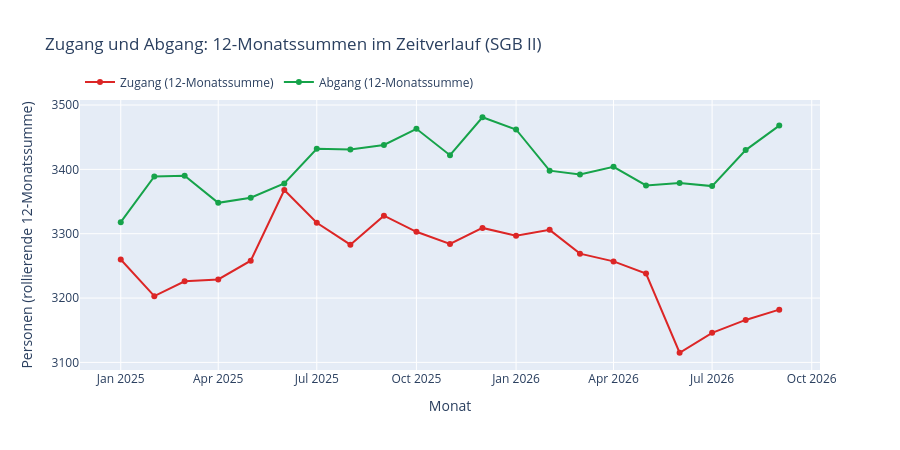

Here is the notebook cell this chart was saved with:
### Markdown cell above
## 3. 12-Monatssummen: der mittelfristige Trend

Die Monatswerte schwanken saisonal recht stark (z. B. Jahreswechsel, Ausbildungsbeginn). Die von der Bundesagentur mitgelieferte **12-Monatssumme** glättet diese Schwankungen und zeigt den mittelfristigen Trend von Zu- und Abgang.

### Code cell
fig = go.Figure()
fig.add_trace(go.Scatter(
    x=fluktuation.index, y=fluktuation["Zugang (12-Monatssumme)"], name="Zugang (12-Monatssumme)",
    mode="lines+markers", line=dict(color="#dc2626"), marker=dict(size=6),
))
fig.add_trace(go.Scatter(
    x=fluktuation.index, y=fluktuation["Abgang (12-Monatssumme)"], name="Abgang (12-Monatssumme)",
    mode="lines+markers", line=dict(color="#16a34a"), marker=dict(size=6),
))
fig.update_layout(
    title="Zugang und Abgang: 12-Monatssummen im Zeitverlauf (SGB II)",
    yaxis_title="Personen (rollierende 12-Monatssumme)",
    xaxis_title="Monat",
    hovermode="x unified",
    legend=dict(orientation="h", y=1.12),
    height=450,
)
export_abbildung(fig, "abb12_12m_summen.png", 1000, 450)
fig

### Figure 1 — Plotly figure (JSON) as saved in the notebook; plotly's stock layout.template omitted (floating-point values rounded to 4 significant figures)
{"data": [{"line": {"color": "#dc2626"}, "marker": {"size": 6}, "mode": "lines+markers", "name": "Zugang (12-Monatssumme)", "type": "scatter", "x": ["2025-01-01T00:00:00", "2025-02-01T00:00:00", "2025-03-01T00:00:00", "2025-04-01T00:00:00", "2025-05-01T00:00:00", "2025-06-01T00:00:00", "2025-07-01T00:00:00", "2025-08-01T00:00:00", "2025-09-01T00:00:00", "2025-10-01T00:00:00", "2025-11-01T00:00:00", "2025-12-01T00:00:00", "2026-01-01T00:00:00", "2026-02-01T00:00:00", "2026-03-01T00:00:00", "2026-04-01T00:00:00", "2026-05-01T00:00:00", "2026-06-01T00:00:00", "2026-07-01T00:00:00", "2026-08-01T00:00:00", "2026-09-01T00:00:00"], "y": [3260.0, 3203.0, 3226.0, 3229.0, 3258.0, 3368.0, 3317.0, 3283.0, 3328.0, 3303.0, 3284.0, 3309.0, 3297.0, 3306.0, 3269.0, 3257.0, 3238.0, 3115.0, 3146.0, 3166.0, 3182.0]}, {"line": {"color": "#16a34a"}, "marker": {"size": 6}, "mode": "lines+markers", "name": "Abgang (12-Monatssumme)", "type": "scatter", "x": ["2025-01-01T00:00:00", "2025-02-01T00:00:00", "2025-03-01T00:00:00", "2025-04-01T00:00:00", "2025-05-01T00:00:00", "2025-06-01T00:00:00", "2025-07-01T00:00:00", "2025-08-01T00:00:00", "2025-09-01T00:00:00", "2025-10-01T00:00:00", "2025-11-01T00:00:00", "2025-12-01T00:00:00", "2026-01-01T00:00:00", "2026-02-01T00:00:00", "2026-03-01T00:00:00", "2026-04-01T00:00:00", "2026-05-01T00:00:00", "2026-06-01T00:00:00", "2026-07-01T00:00:00", "2026-08-01T00:00:00", "2026-09-01T00:00:00"], "y": [3318.0, 3389.0, 3390.0, 3348.0, 3356.0, 3378.0, 3432.0, 3431.0, 3438.0, 3463.0, 3422.0, 3481.0, 3462.0, 3398.0, 3392.0, 3404.0, 3375.0, 3379.0, 3374.0, 3430.0, 3468.0]}], "layout": {"height": 450, "hovermode": "x unified", "legend": {"orientation": "h", "y": 1.12}, "title": {"text": "Zugang und Abgang: 12-Monatssummen im Zeitverlauf (SGB II)"}, "xaxis": {"title": {"text": "Monat"}}, "yaxis": {"title": {"text": "Personen (rollierende 12-Monatssumme)"}}}}
